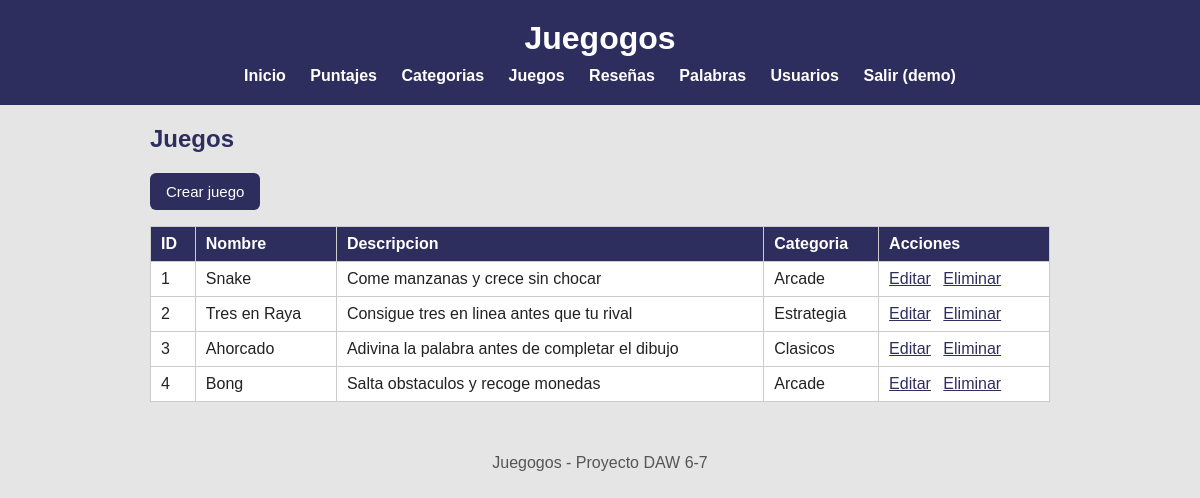
/index.php?url=juegos/listar (signed in), run on the app's committed database.
### tables this page shows
CREATE TABLE juegos (
  id           INT AUTO_INCREMENT PRIMARY KEY,
  nombre       VARCHAR(80)  NOT NULL,
  descripcion  VARCHAR(255),
  categoria_id INT,
  FOREIGN KEY (categoria_id) REFERENCES categorias(id) ON DELETE SET NULL
);

CREATE TABLE categorias (
  id          INT AUTO_INCREMENT PRIMARY KEY,
  nombre      VARCHAR(50)  NOT NULL,
  descripcion VARCHAR(255)
);

### app/controllers/JuegoController.php (called while the page is built, shortened)
<?php
require_once __DIR__ . "/../models/Juego.php";
class JuegoController
{
    public function listar()
    {
        $juegos = Juego::obtenerTodos();
        require __DIR__ . "/../views/juegos/listar.php";
    }
}

### app/models/Juego.php (called while the page is built, shortened)
<?php
class Juego
{
    public static function obtenerTodos()
    {
        $conn = Conexion::conectar();
        $sql = "SELECT j.id, j.nombre, j.descripcion,
                       c.nombre AS nombre_categoria
                FROM juegos j
                LEFT JOIN categorias c ON c.id = j.categoria_id
                ORDER BY j.id";
        $res = $conn->query($sql);
        $juegos = [];
        while ($fila = $res->fetch_assoc()) {
            $juegos[] = $fila;
        }
        return $juegos;
    }
}

### app/views/juegos/listar.php (the view)
<?php $titulo = "Juegos"; require __DIR__ . "/../partials/header.php"; ?>
<h2>Juegos</h2>
<p><a class="boton" href="index.php?url=juegos/crearForm">Crear juego</a></p>
<table>
    <tr>
        <th>ID</th>
        <th>Nombre</th>
        <th>Descripcion</th>
        <th>Categoria</th>
        <th>Acciones</th>
    </tr>
    <?php foreach ($juegos as $j): ?>
        <tr>
            <td><?= htmlspecialchars($j["id"]) ?></td>
            <td><?= htmlspecialchars($j["nombre"]) ?></td>
            <td><?= htmlspecialchars($j["descripcion"]) ?></td>
            <td><?= htmlspecialchars($j["nombre_categoria"] ?? "Sin categoria") ?></td>
            <td>
                <a href="index.php?url=juegos/editarForm&id=<?= $j["id"] ?>">Editar</a>
                <a href="index.php?url=juegos/eliminar&id=<?= $j["id"] ?>"
                   onclick="return confirm('Eliminar juego?')">Eliminar</a>
            </td>
        </tr>
    <?php endforeach; ?>
</table>
<?php require __DIR__ . "/../partials/footer.php"; ?>

### public/css/estilos.css (style rules this page uses)
body { font-family: Arial, Helvetica, sans-serif; margin: 0; padding: 0; background-color: rgb(230, 229, 229); color: #222; }
h2 { color: rgb(46, 46, 94); }
.boton, button { display: inline-block; background-color: rgb(46, 46, 94); color: white; border: none; padding: 10px 16px; border-radius: 6px; text-decoration: none; cursor: pointer; font-size: 15px; }
table { border-collapse: collapse; width: 100%; background: white; margin-top: 12px; }
th, td { border: 1px solid #ccc; padding: 8px 10px; text-align: left; }
th { background: rgb(46, 46, 94); color: white; }
td a { color: rgb(46, 46, 94); margin-right: 8px; }

### data on the page
juegos: id "1", nombre "Snake", descripcion "Come manzanas y crece sin chocar", categoria.nombre "Arcade"
juegos: id "2", nombre "Tres en Raya", descripcion "Consigue tres en linea antes que tu rival", categoria.nombre "Estrategia"
juegos: id "3", nombre "Ahorcado", descripcion "Adivina la palabra antes de completar el dibujo", categoria.nombre "Clasicos"
juegos: id "4", nombre "Bong", descripcion "Salta obstaculos y recoge monedas", categoria.nombre "Arcade"

### other printed values
$_SESSION["usuario"] "demo"
